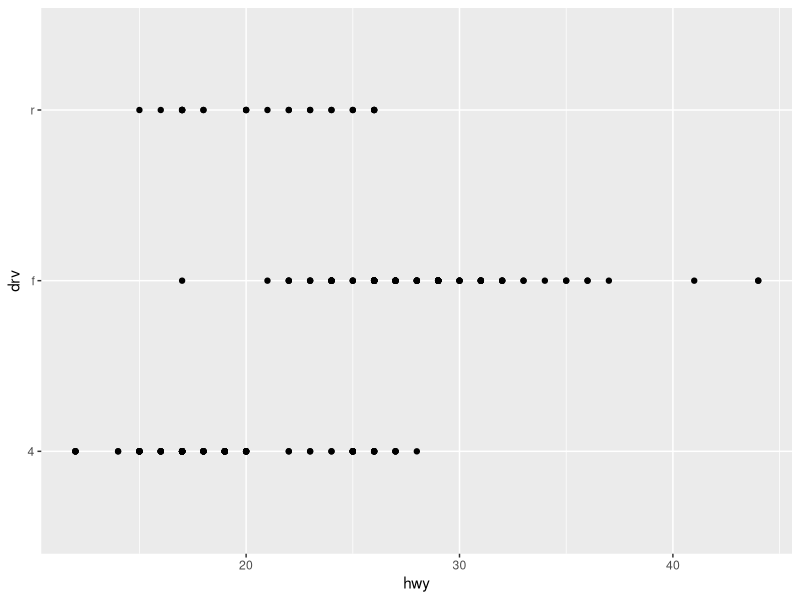
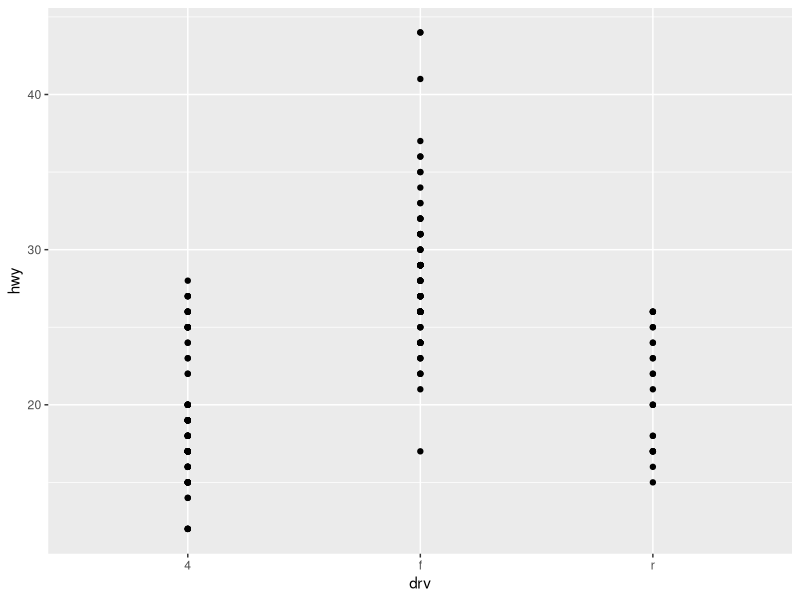
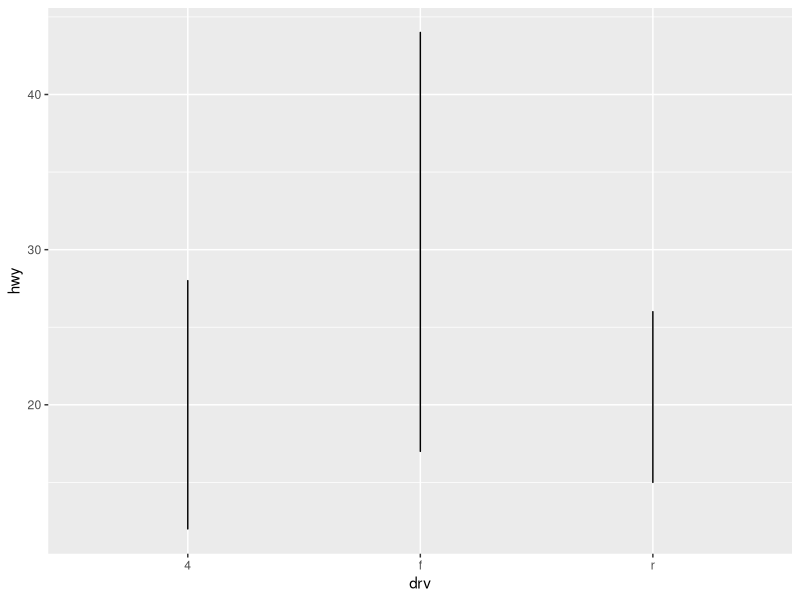
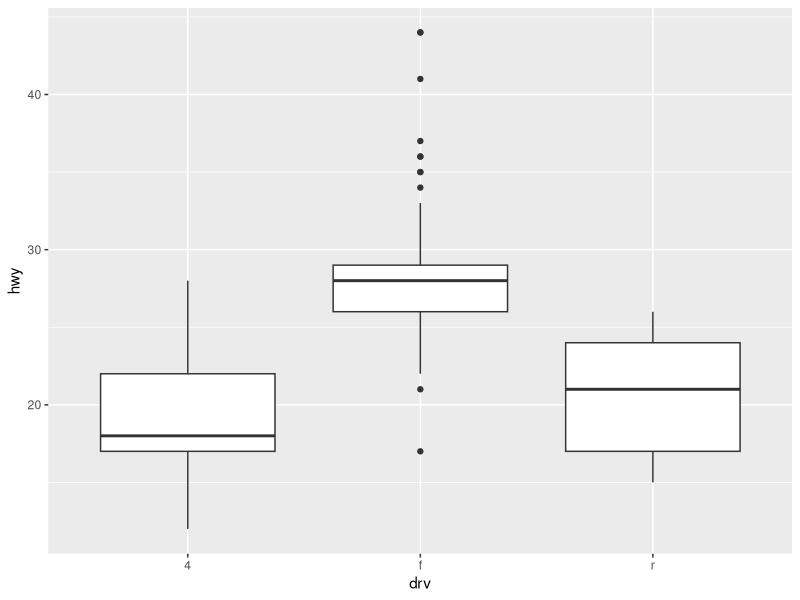
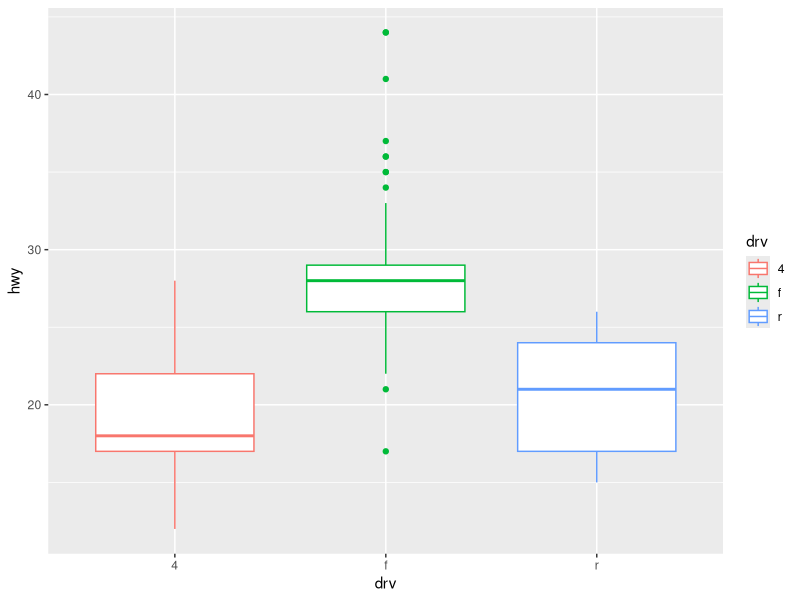

Write the R code that produced these figures, in order.
install.packages("ggplot2")
library("ggplot2")

mydata <- c("java","spring","bigdata","android")
qplot(data = mpg, x=hwy, y=drv)
qplot(data = mpg, x=drv, y=hwy)
qplot(data = mpg, x=drv, y=hwy, geom="line")
qplot(data = mpg, x=drv, y=hwy, geom="boxplot")
qplot(data = mpg, x=drv, y=hwy, geom="boxplot" , colour = drv)
